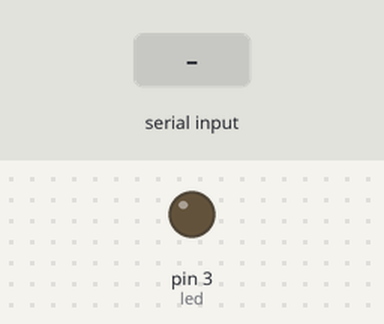
Bench run of a sketch on a simulated Arduino Uno, built with avr-gcc and run on an emulated ATmega328P. On the bench: output pins drawn as LEDs (lit = HIGH). The test bench sets the inputs (shaded band). What the sketch prints to the serial monitor is not drawn.

Above: at 1.2 s.
1.3 s: "1" received over Serial
At 2.5 s:
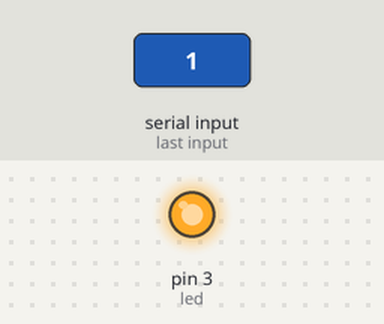
2.8 s: "0" received over Serial
At 4.0 s:
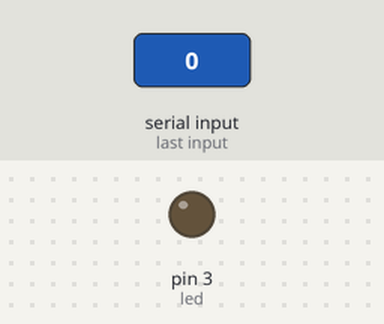
Timing chart, 0 to 5.8 s (numbered marks = the images above; inputs shaded):
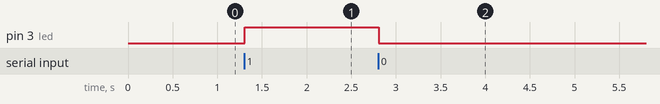

The sketch:

reto_11_a.ino
```cpp
int led = 3;
int val = 0;


void setup() {
  pinMode(led, OUTPUT);
  Serial.begin(9600);
}

void loop() {

  if (Serial.available() > 0) {
    val = Serial.read();
  }
  Serial.println(val);

  if (val == '1') {
    digitalWrite(led, HIGH);
  }
  if (val=='0') {
    digitalWrite(led, LOW);
  }

}
```

Measured:
- after the input at 1.3 s, pin 3 (led): LOW → HIGH at once
- after the input at 2.8 s, pin 3 (led): HIGH → LOW at once
